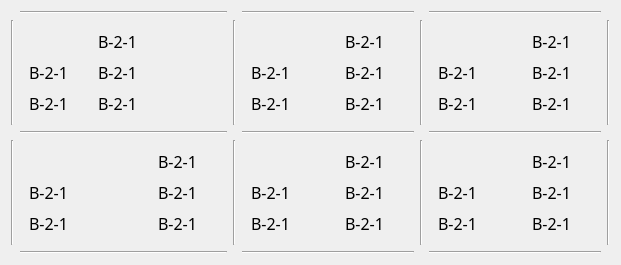
   <widget class="QWidget" name="gridWidget_2" native="true">
    <property name="geometry">
     <rect>
      <x>2435</x>
      <y>670</y>
      <width>621</width>
      <height>231</height>
     </rect>
    </property>
    <layout class="QGridLayout" name="gridLayout_3">
     <item row="1" column="5">
      <widget class="QWidget" name="gridWidget_7" native="true">
       <layout class="QGridLayout" name="gridLayout_9">
        <item row="1" column="1">
         <widget class="QLabel" name="label1_31">
          <property name="minimumSize">
           <size>
            <width>60</width>
            <height>25</height>
           </size>
          </property>
          <property name="maximumSize">
           <size>
            <width>60</width>
            <height>25</height>
           </size>
          </property>
          <property name="font">
           <font>
            <family>黑体</family>
            <pointsize>12</pointsize>
           </font>
          </property>
          <property name="text">
           <string>B-2-1</string>
          </property>
         </widget>
        </item>
        <item row="1" column="0">
         <widget class="QLabel" name="label1_30">
          <property name="minimumSize">
           <size>
            <width>40</width>
            <height>25</height>
           </size>
          </property>
          <property name="maximumSize">
           <size>
            <width>35</width>
            <height>25</height>
           </size>
          </property>
          <property name="font">
           <font>
            <family>黑体</family>
            <pointsize>12</pointsize>
           </font>
          </property>
          <property name="text">
           <string>B-2-1</string>
          </property>
         </widget>
        </item>
        <item row="2" column="0">
         <widget class="QLabel" name="label1_33">
          <property name="minimumSize">
           <size>
            <width>40</width>
            <height>25</height>
           </size>
          </property>
          <property name="maximumSize">
           <size>
            <width>40</width>
            <height>25</height>
           </size>
          </property>
          <property name="font">
           <font>
            <family>黑体</family>
            <pointsize>12</pointsize>
           </font>
          </property>
          <property name="text">
           <string>B-2-1</string>
          </property>
         </widget>
        </item>
        <item row="0" column="1">
         <widget class="QLabel" name="label1_32">
          <property name="minimumSize">
           <size>
            <width>60</width>
            <height>25</height>
           </size>
          </property>
          <property name="maximumSize">
           <size>
            <width>60</width>
            <height>25</height>
           </size>
          </property>
          <property name="font">
           <font>
            <family>黑体</family>
            <pointsize>12</pointsize>
           </font>
          </property>
          <property name="text">
           <string>B-2-1</string>
          </property>
         </widget>
        </item>
        <item row="2" column="1">
         <widget class="QLabel" name="label1_34">
          <property name="minimumSize">
           <size>
            <width>60</width>
            <height>25</height>
           </size>
          </property>
          <property name="maximumSize">
           <size>
            <width>60</width>
            <height>25</height>
           </size>
          </property>
          <property name="font">
           <font>
            <family>黑体</family>
            <pointsize>12</pointsize>
           </font>
          </property>
          <property name="text">
           <string>B-2-1</string>
          </property>
         </widget>
        </item>
        <item row="0" column="0">
         <layout class="QHBoxLayout" name="horizontalLayout_31">
          <item>
           <spacer name="horizontalSpacer_24">
            <property name="orientation">
             <enum>Qt::Horizontal</enum>
            </property>
            <property name="sizeHint" stdset="0">
             <size>
              <width>40</width>
              <height>20</height>
             </size>
            </property>
           </spacer>
          </item>
          <item>
           <widget class="QLabel" name="label_5">
            <property name="minimumSize">
             <size>
              <width>23</width>
              <height>23</height>
             </size>
            </property>
            <property name="maximumSize">
             <size>
              <width>23</width>
              <height>23</height>
             </size>
            </property>
            <property name="styleSheet">
             <string notr="true">border-image: url(:/img/false.png);</string>
            </property>
            <property name="text">
             <string/>
            </property>
           </widget>
          </item>
         </layout>
        </item>
       </layout>
      </widget>
     </item>
     <item row="1" column="3">
      <widget class="QWidget" name="gridWidget_8" native="true">
       <layout class="QGridLayout" name="gridLayout_10">
        <item row="1" column="0">
         <widget class="QLabel" name="label1_35">
          <property name="minimumSize">
           <size>
            <width>40</width>
            <height>25</height>
           </size>
          </property>
          <property name="maximumSize">
           <size>
            <width>35</width>
            <height>25</height>
           </size>
          </property>
          <property name="font">
           <font>
            <family>黑体</family>
            <pointsize>12</pointsize>
           </font>
          </property>
          <property name="text">
           <string>B-2-1</string>
          </property>
         </widget>
        </item>
        <item row="1" column="1">
         <widget class="QLabel" name="label1_36">
          <property name="minimumSize">
           <size>
            <width>60</width>
            <height>25</height>
           </size>
          </property>
          <property name="maximumSize">
           <size>
            <width>60</width>
            <height>25</height>
           </size>
          </property>
          <property name="font">
           <font>
            <family>黑体</family>
            <pointsize>12</pointsize>
           </font>
          </property>
          <property name="text">
           <string>B-2-1</string>
          </property>
         </widget>
        </item>
        <item row="0" column="1">
         <widget class="QLabel" name="label1_37">
          <property name="minimumSize">
           <size>
            <width>60</width>
            <height>25</height>
           </size>
          </property>
          <property name="maximumSize">
           <size>
            <width>60</width>
            <height>25</height>
           </size>
          </property>
          <property name="font">
           <font>
            <family>黑体</family>
            <pointsize>12</pointsize>
           </font>
          </property>
          <property name="text">
           <string>B-2-1</string>
          </property>
         </widget>
        </item>
        <item row="2" column="0">
         <widget class="QLabel" name="label1_39">
          <property name="minimumSize">
           <size>
            <width>40</width>
            <height>25</height>
           </size>
          </property>
          <property name="maximumSize">
           <size>
            <width>40</width>
            <height>25</height>
           </size>
          </property>
          <property name="font">
           <font>
            <family>黑体</family>
            <pointsize>12</pointsize>
           </font>
          </property>
          <property name="text">
           <string>B-2-1</string>
          </property>
         </widget>
        </item>
        <item row="2" column="1">
         <widget class="QLabel" name="label1_40">
          <property name="minimumSize">
           <size>
            <width>60</width>
            <height>25</height>
           </size>
          </property>
          <property name="maximumSize">
           <size>
            <width>60</width>
            <height>25</height>
           </size>
          </property>
          <property name="font">
           <font>
            <family>黑体</family>
            <pointsize>12</pointsize>
           </font>
          </property>
          <property name="text">
           <string>B-2-1</string>
          </property>
         </widget>
        </item>
        <item row="0" column="0">
         <layout class="QHBoxLayout" name="horizontalLayout_32">
          <item>
           <spacer name="horizontalSpacer_25">
            <property name="orientation">
             <enum>Qt::Horizontal</enum>
            </property>
            <property name="sizeHint" stdset="0">
             <size>
              <width>40</width>
              <height>20</height>
             </size>
            </property>
           </spacer>
          </item>
          <item>
           <widget class="QLabel" name="label_4">
            <property name="minimumSize">
             <size>
              <width>23</width>
              <height>23</height>
             </size>
            </property>
            <property name="maximumSize">
             <size>
              <width>23</width>
              <height>23</height>
             </size>
            </property>
            <property name="styleSheet">
             <string notr="true">border-image: url(:/img/false.png);</string>
            </property>
            <property name="text">
             <string/>
            </property>
           </widget>
          </item>
         </layout>
        </item>
       </layout>
      </widget>
     </item>
     <item row="3" column="1">
      <widget class="QWidget" name="gridWidget_12" native="true">
       <layout class="QGridLayout" name="gridLayout_14">
        <item row="1" column="0">
         <widget class="QLabel" name="label1_61">
          <property name="minimumSize">
           <size>
            <width>40</width>
            <height>25</height>
           </size>
          </property>
          <property name="maximumSize">
           <size>
            <width>35</width>
            <height>25</height>
           </size>
          </property>
          <property name="font">
           <font>
            <family>黑体</family>
            <pointsize>12</pointsize>
           </font>
          </property>
          <property name="text">
           <string>B-2-1</string>
          </property>
         </widget>
        </item>
        <item row="1" column="1">
         <widget class="QLabel" name="label1_62">
          <property name="minimumSize">
           <size>
            <width>60</width>
            <height>25</height>
           </size>
          </property>
          <property name="maximumSize">
           <size>
            <width>60</width>
            <height>25</height>
           </size>
          </property>
          <property name="font">
           <font>
            <family>黑体</family>
            <pointsize>12</pointsize>
           </font>
          </property>
          <property name="text">
           <string>B-2-1</string>
          </property>
         </widget>
        </item>
        <item row="0" column="1">
         <widget class="QLabel" name="label1_63">
          <property name="minimumSize">
           <size>
            <width>60</width>
            <height>25</height>
           </size>
          </property>
          <property name="maximumSize">
           <size>
            <width>60</width>
            <height>25</height>
           </size>
          </property>
          <property name="font">
           <font>
            <family>黑体</family>
            <pointsize>12</pointsize>
           </font>
          </property>
          <property name="text">
           <string>B-2-1</string>
          </property>
         </widget>
        </item>
        <item row="2" column="0">
         <widget class="QLabel" name="label1_64">
          <property name="minimumSize">
           <size>
            <width>40</width>
            <height>25</height>
           </size>
          </property>
          <property name="maximumSize">
           <size>
            <width>40</width>
            <height>25</height>
           </size>
          </property>
          <property name="font">
           <font>
            <family>黑体</family>
            <pointsize>12</pointsize>
           </font>
          </property>
          <property name="text">
           <string>B-2-1</string>
          </property>
         </widget>
        </item>
        <item row="2" column="1">
         <widget class="QLabel" name="label1_65">
          <property name="minimumSize">
           <size>
            <width>60</width>
            <height>25</height>
           </size>
          </property>
          <property name="maximumSize">
           <size>
            <width>60</width>
            <height>25</height>
           </size>
          </property>
          <property name="font">
           <font>
            <family>黑体</family>
            <pointsize>12</pointsize>
           </font>
          </property>
          <property name="text">
           <string>B-2-1</string>
          </property>
         </widget>
        </item>
        <item row="0" column="0">
         <layout class="QHBoxLayout" name="horizontalLayout_37">
          <item>
           <spacer name="horizontalSpacer_33">
            <property name="orientation">
             <enum>Qt::Horizontal</enum>
            </property>
            <property name="sizeHint" stdset="0">
             <size>
              <width>40</width>
              <height>20</height>
             </size>
            </property>
           </spacer>
          </item>
          <item>
           <widget class="QLabel" name="label_16">
            <property name="minimumSize">
             <size>
              <width>23</width>
              <height>23</height>
             </size>
            </property>
            <property name="maximumSize">
             <size>
              <width>23</width>
              <height>23</height>
             </size>
            </property>
            <property name="styleSheet">
             <string notr="true">border-image: url(:/img/false.png);</string>
            </property>
            <property name="text">
             <string/>
            </property>
           </widget>
          </item>
         </layout>
        </item>
       </layout>
      </widget>
     </item>
     <item row="1" column="1">
      <widget class="QWidget" name="gridWidget_11" native="true">
       <layout class="QGridLayout" name="gridLayout_13">
        <item row="1" column="0">
         <widget class="QLabel" name="label1_56">
          <property name="minimumSize">
           <size>
            <width>40</width>
            <height>25</height>
           </size>
          </property>
          <property name="maximumSize">
           <size>
            <width>35</width>
            <height>25</height>
           </size>
          </property>
          <property name="font">
           <font>
            <family>黑体</family>
            <pointsize>12</pointsize>
           </font>
          </property>
          <property name="text">
           <string>B-2-1</string>
          </property>
         </widget>
        </item>
        <item row="1" column="1">
         <widget class="QLabel" name="label1_57">
          <property name="minimumSize">
           <size>
            <width>120</width>
            <height>25</height>
           </size>
          </property>
          <property name="maximumSize">
           <size>
            <width>60</width>
            <height>25</height>
           </size>
          </property>
          <property name="font">
           <font>
            <family>黑体</family>
            <pointsize>12</pointsize>
           </font>
          </property>
          <property name="text">
           <string>B-2-1</string>
          </property>
         </widget>
        </item>
        <item row="0" column="1">
         <widget class="QLabel" name="label1_58">
          <property name="minimumSize">
           <size>
            <width>120</width>
            <height>25</height>
           </size>
          </property>
          <property name="maximumSize">
           <size>
            <width>60</width>
            <height>25</height>
           </size>
          </property>
          <property name="font">
           <font>
            <family>黑体</family>
            <pointsize>12</pointsize>
           </font>
          </property>
          <property name="text">
           <string>B-2-1</string>
          </property>
         </widget>
        </item>
        <item row="2" column="0">
         <widget class="QLabel" name="label1_59">
          <property name="minimumSize">
           <size>
            <width>40</width>
            <height>25</height>
           </size>
          </property>
          <property name="maximumSize">
           <size>
            <width>40</width>
            <height>25</height>
           </size>
          </property>
          <property name="font">
           <font>
            <family>黑体</family>
            <pointsize>12</pointsize>
           </font>
          </property>
          <property name="text">
           <string>B-2-1</string>
          </property>
         </widget>
        </item>
        <item row="2" column="1">
         <widget class="QLabel" name="label1_60">
          <property name="minimumSize">
           <size>
            <width>120</width>
            <height>25</height>
           </size>
          </property>
          <property name="maximumSize">
           <size>
            <width>60</width>
            <height>25</height>
           </size>
          </property>
          <property name="font">
           <font>
            <family>黑体</family>
            <pointsize>12</pointsize>
           </font>
          </property>
          <property name="text">
           <string>B-2-1</string>
          </property>
         </widget>
        </item>
        <item row="0" column="0">
         <layout class="QHBoxLayout" name="horizontalLayout_36">
          <item>
           <spacer name="horizontalSpacer_32">
            <property name="orientation">
             <enum>Qt::Horizontal</enum>
            </property>
            <property name="sizeHint" stdset="0">
             <size>
              <width>40</width>
              <height>20</height>
             </size>
            </property>
           </spacer>
          </item>
          <item>
           <widget class="QLabel" name="label_3">
            <property name="minimumSize">
             <size>
              <width>23</width>
              <height>23</height>
             </size>
            </property>
            <property name="maximumSize">
             <size>
              <width>23</width>
              <height>23</height>
             </size>
            </property>
            <property name="styleSheet">
             <string notr="true">border-image: url(:/img/false.png);</string>
            </property>
            <property name="text">
             <string/>
            </property>
           </widget>
          </item>
         </layout>
        </item>
       </layout>
      </widget>
     </item>
     <item row="3" column="3">
      <widget class="QWidget" name="gridWidget_9" native="true">
       <layout class="QGridLayout" name="gridLayout_11">
        <item row="1" column="0">
         <widget class="QLabel" name="label1_41">
          <property name="minimumSize">
           <size>
            <width>40</width>
            <height>25</height>
           </size>
          </property>
          <property name="maximumSize">
           <size>
            <width>35</width>
            <height>25</height>
           </size>
          </property>
          <property name="font">
           <font>
            <family>黑体</family>
            <pointsize>12</pointsize>
           </font>
          </property>
          <property name="text">
           <string>B-2-1</string>
          </property>
         </widget>
        </item>
        <item row="1" column="1">
         <widget class="QLabel" name="label1_42">
          <property name="minimumSize">
           <size>
            <width>60</width>
            <height>25</height>
           </size>
          </property>
          <property name="maximumSize">
           <size>
            <width>60</width>
            <height>25</height>
           </size>
          </property>
          <property name="font">
           <font>
            <family>黑体</family>
            <pointsize>12</pointsize>
           </font>
          </property>
          <property name="text">
           <string>B-2-1</string>
          </property>
         </widget>
        </item>
        <item row="0" column="1">
         <widget class="QLabel" name="label1_43">
          <property name="minimumSize">
           <size>
            <width>60</width>
            <height>25</height>
           </size>
          </property>
          <property name="maximumSize">
           <size>
            <width>60</width>
            <height>25</height>
           </size>
          </property>
          <property name="font">
           <font>
            <family>黑体</family>
            <pointsize>12</pointsize>
           </font>
          </property>
          <property name="text">
           <string>B-2-1</string>
          </property>
         </widget>
        </item>
        <item row="2" column="0">
         <widget class="QLabel" name="label1_44">
          <property name="minimumSize">
           <size>
            <width>40</width>
            <height>25</height>
           </size>
          </property>
          <property name="maximumSize">
           <size>
            <width>40</width>
            <height>25</height>
           </size>
          </property>
          <property name="font">
           <font>
            <family>黑体</family>
            <pointsize>12</pointsize>
           </font>
          </property>
          <property name="text">
           <string>B-2-1</string>
          </property>
         </widget>
        </item>
        <item row="2" column="1">
         <widget class="QLabel" name="label1_45">
          <property name="minimumSize">
           <size>
            <width>60</width>
            <height>25</height>
           </size>
          </property>
          <property name="maximumSize">
           <size>
            <width>60</width>
            <height>25</height>
           </size>
          </property>
          <property name="font">
           <font>
            <family>黑体</family>
            <pointsize>12</pointsize>
           </font>
          </property>
          <property name="text">
           <string>B-2-1</string>
          </property>
         </widget>
        </item>
        <item row="0" column="0">
         <layout class="QHBoxLayout" name="horizontalLayout_33">
          <item>
           <spacer name="horizontalSpacer_26">
            <property name="orientation">
             <enum>Qt::Horizontal</enum>
            </property>
            <property name="sizeHint" stdset="0">
             <size>
              <width>40</width>
              <height>20</height>
             </size>
            </property>
           </spacer>
          </item>
          <item>
           <widget class="QLabel" name="label_6">
            <property name="minimumSize">
             <size>
              <width>23</width>
              <height>23</height>
             </size>
            </property>
            <property name="maximumSize">
             <size>
              <width>23</width>
              <height>23</height>
             </size>
            </property>
            <property name="styleSheet">
             <string notr="true">border-image: url(:/img/false.png);</string>
            </property>
            <property name="text">
             <string/>
            </property>
           </widget>
          </item>
         </layout>
        </item>
       </layout>
      </widget>
     </item>
     <item row="3" column="5">
      <widget class="QWidget" name="gridWidget_10" native="true">
       <layout class="QGridLayout" name="gridLayout_8">
        <item row="1" column="0">
         <widget class="QLabel" name="label1_51">
          <property name="minimumSize">
           <size>
            <width>40</width>
            <height>25</height>
           </size>
          </property>
          <property name="maximumSize">
           <size>
            <width>35</width>
            <height>25</height>
           </size>
          </property>
          <property name="font">
           <font>
            <family>黑体</family>
            <pointsize>12</pointsize>
           </font>
          </property>
          <property name="text">
           <string>B-2-1</string>
          </property>
         </widget>
        </item>
        <item row="1" column="1">
         <widget class="QLabel" name="label1_52">
          <property name="minimumSize">
           <size>
            <width>60</width>
            <height>25</height>
           </size>
          </property>
          <property name="maximumSize">
           <size>
            <width>60</width>
            <height>25</height>
           </size>
          </property>
          <property name="font">
           <font>
            <family>黑体</family>
            <pointsize>12</pointsize>
           </font>
          </property>
          <property name="text">
           <string>B-2-1</string>
          </property>
         </widget>
        </item>
        <item row="0" column="1">
         <widget class="QLabel" name="label1_53">
          <property name="minimumSize">
           <size>
            <width>60</width>
            <height>25</height>
           </size>
          </property>
          <property name="maximumSize">
           <size>
            <width>60</width>
            <height>25</height>
           </size>
          </property>
          <property name="font">
           <font>
            <family>黑体</family>
            <pointsize>12</pointsize>
           </font>
          </property>
          <property name="text">
           <string>B-2-1</string>
          </property>
         </widget>
        </item>
        <item row="2" column="0">
         <widget class="QLabel" name="label1_54">
          <property name="minimumSize">
           <size>
            <width>40</width>
            <height>25</height>
           </size>
          </property>
          <property name="maximumSize">
           <size>
            <width>40</width>
            <height>25</height>
           </size>
          </property>
          <property name="font">
           <font>
            <family>黑体</family>
            <pointsize>12</pointsize>
           </font>
          </property>
          <property name="text">
           <string>B-2-1</string>
          </property>
         </widget>
        </item>
        <item row="2" column="1">
         <widget class="QLabel" name="label1_55">
          <property name="minimumSize">
           <size>
            <width>60</width>
            <height>25</height>
           </size>
          </property>
          <property name="maximumSize">
           <size>
            <width>60</width>
            <height>25</height>
           </size>
          </property>
          <property name="font">
           <font>
            <family>黑体</family>
            <pointsize>12</pointsize>
           </font>
          </property>
          <property name="text">
           <string>B-2-1</string>
          </property>
         </widget>
        </item>
        <item row="0" column="0">
         <layout class="QHBoxLayout" name="horizontalLayout_35">
          <item>
           <spacer name="horizontalSpacer_28">
            <property name="orientation">
             <enum>Qt::Horizontal</enum>
            </property>
            <property name="sizeHint" stdset="0">
             <size>
              <width>40</width>
              <height>20</height>
             </size>
            </property>
           </spacer>
          </item>
          <item>
           <widget class="QLabel" name="label_20">
            <property name="minimumSize">
             <size>
              <width>23</width>
              <height>23</height>
             </size>
            </property>
            <property name="maximumSize">
             <size>
              <width>23</width>
              <height>23</height>
             </size>
            </property>
            <property name="styleSheet">
             <string notr="true">border-image: url(:/img/false.png);</string>
            </property>
            <property name="text">
             <string/>
            </property>
           </widget>
          </item>
         </layout>
        </item>
       </layout>
      </widget>
     </item>
     <item row="1" column="6">
      <widget class="Line" name="line_31">
       <property name="orientation">
        <enum>Qt::Vertical</enum>
       </property>
      </widget>
     </item>
     <item row="0" column="3">
      <widget class="Line" name="line_32">
       <property name="orientation">
        <enum>Qt::Horizontal</enum>
       </property>
      </widget>
     </item>
     <item row="1" column="2">
      <widget class="Line" name="line_34">
       <property name="orientation">
        <enum>Qt::Vertical</enum>
       </property>
      </widget>
     </item>
     <item row="2" column="3">
      <widget class="Line" name="line_33">
       <property name="orientation">
        <enum>Qt::Horizontal</enum>
       </property>
      </widget>
     </item>
     <item row="4" column="3">
      <widget class="Line" name="line_35">
       <property name="orientation">
        <enum>Qt::Horizontal</enum>
       </property>
      </widget>
     </item>
     <item row="0" column="5">
      <widget class="Line" name="line_28">
       <property name="orientation">
        <enum>Qt::Horizontal</enum>
       </property>
      </widget>
     </item>
     <item row="4" column="5">
      <widget class="Line" name="line_36">
       <property name="orientation">
        <enum>Qt::Horizontal</enum>
       </property>
      </widget>
     </item>
     <item row="1" column="4">
      <widget class="Line" name="line_30">
       <property name="orientation">
        <enum>Qt::Vertical</enum>
       </property>
      </widget>
     </item>
     <item row="3" column="4">
      <widget class="Line" name="line_37">
       <property name="orientation">
        <enum>Qt::Vertical</enum>
       </property>
      </widget>
     </item>
     <item row="3" column="6">
      <widget class="Line" name="line_38">
       <property name="orientation">
        <enum>Qt::Vertical</enum>
       </property>
      </widget>
     </item>
     <item row="2" column="5">
      <widget class="Line" name="line_29">
       <property name="orientation">
        <enum>Qt::Horizontal</enum>
       </property>
      </widget>
     </item>
     <item row="1" column="0">
      <widget class="Line" name="line_39">
       <property name="orientation">
        <enum>Qt::Vertical</enum>
       </property>
      </widget>
     </item>
     <item row="3" column="0">
      <widget class="Line" name="line_40">
       <property name="orientation">
        <enum>Qt::Vertical</enum>
       </property>
      </widget>
     </item>
     <item row="4" column="1">
      <widget class="Line" name="line_43">
       <property name="orientation">
        <enum>Qt::Horizontal</enum>
       </property>
      </widget>
     </item>
     <item row="0" column="1">
      <widget class="Line" name="line_41">
       <property name="orientation">
        <enum>Qt::Horizontal</enum>
       </property>
      </widget>
     </item>
     <item row="2" column="1">
      <widget class="Line" name="line_42">
       <property name="orientation">
        <enum>Qt::Horizontal</enum>
       </property>
      </widget>
     </item>
     <item row="3" column="2">
      <widget class="Line" name="line_44">
       <property name="orientation">
        <enum>Qt::Vertical</enum>
       </property>
      </widget>
     </item>
    </layout>
   </widget>
